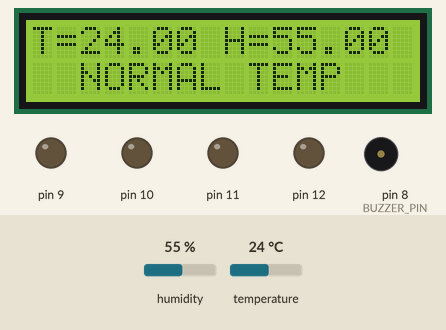
Simulated run of this sketch. Board: Arduino Uno, built with avr-gcc and run on an emulated ATmega328P. On the bench: 16×2 character LCD, output pins drawn as LEDs (lit = HIGH), buzzer (waves = sounding). The test bench sets the inputs (shaded band); at power-on: temperature 24 °C, humidity 55 %.

Above: at 1.2 s.
1.3 s: temperature set to 34 °C
At 2.7 s:
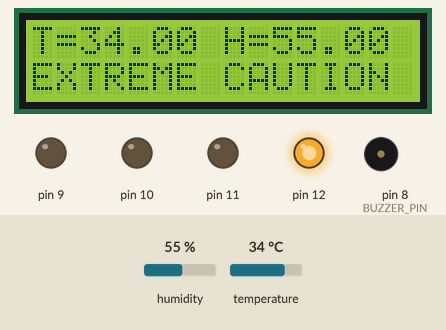
3.7 s: temperature set to 37 °C
At 5.5 s:
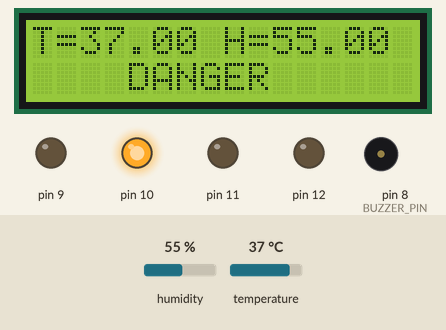
7.9 s: temperature set to 28 °C
At 9.4 s:
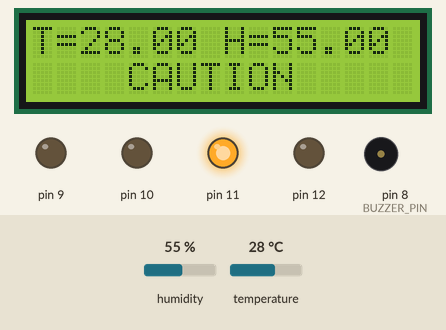
10.1 s: temperature set to 41 °C
At 11.4 s:
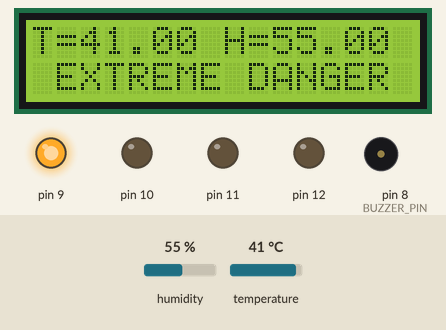
14.3 s: humidity set to 68 %
At 15.29 s:
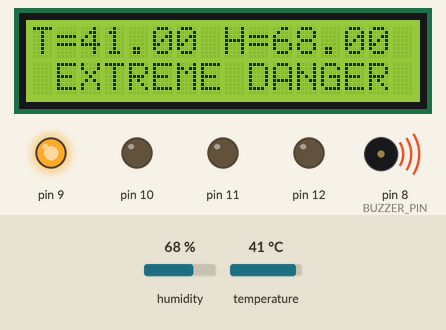
16.9 s: humidity set to 46 %
At 19.2 s:
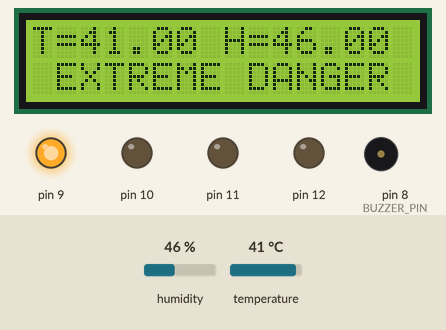
19.8 s: humidity set to 43 %
Timing chart, 0 to 22.3 s (numbered marks = the images above; inputs shaded):
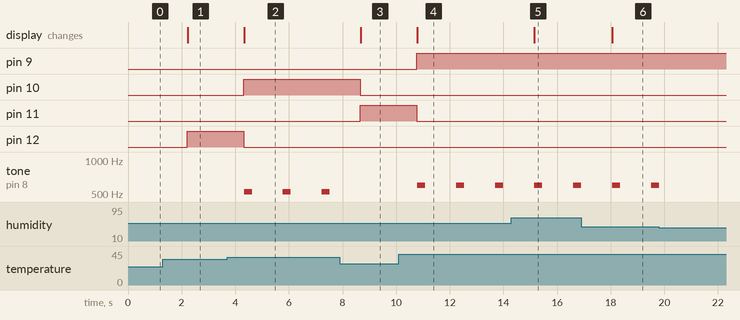

Measured:
- the behaviour switches between 35 and 36 °C on temperature (found by bisection; images 1 and 2)
- after the input at 1.3 s, pin 12: LOW → HIGH after 0.91 s; the display: changes after 0.93 s (image 1)
- after the input at 3.7 s, pin 10: LOW → HIGH after 0.62 s; pin 12: HIGH → LOW after 0.62 s; tone on pin 8 (BUZZER_PIN): alternates 523 Hz for 0.30 s and silent for 1.1 s, starting after 0.63 s; the display: changes after 0.63 s (image 2)
- after the input at 7.9 s, pin 10: HIGH → LOW after 0.77 s; pin 11: LOW → HIGH after 0.77 s; tone on pin 8 (BUZZER_PIN): stays silent (without the input it goes to 523 Hz after 0.77 s); the display: changes after 0.77 s (image 3)
- after the input at 10.1 s, pin 9: LOW → HIGH after 0.66 s; pin 11: HIGH → LOW after 0.66 s; tone on pin 8 (BUZZER_PIN): alternates 600 Hz for 0.30 s and silent for 1.2 s, starting after 0.68 s; the display: changes after 0.68 s (image 4)
- after the input at 14.3 s, the display: changes after 0.84 s (image 5)
- after the input at 16.9 s, the display: changes after 1.2 s (image 6)
- after the input at 19.8 s, tone on pin 8 (BUZZER_PIN): goes on until 19.8 s, then stays silent

The sketch:

heat_index.ino
```cpp
#include <dht.h>
#include <Wire.h>
#include <LiquidCrystal_I2C.h>

dht DHT;
#define DHT11_PIN 7
#define BUZZER_PIN 8

// Set the LCD address to 0x27 for a 16 chars and 2 line display
LiquidCrystal_I2C lcd(0x27, 16, 2);

void setup() {
  pinMode(11, OUTPUT);
  pinMode(12, OUTPUT);
  pinMode(10, OUTPUT);
  pinMode(9, OUTPUT);
  pinMode(BUZZER_PIN, OUTPUT);

  lcd.begin();// Initialize the LCD

  lcd.backlight();   // Turn on the backlight
}

void loop() {
  int chk = DHT.read11(DHT11_PIN);

  if (DHT.temperature >= 27 && DHT.temperature <= 31 && DHT.humidity >=45) {
    lcd.clear();
    lcd.setCursor(0, 0);
    lcd.print("T=");
    lcd.print(DHT.temperature);
    lcd.setCursor(8, 0);
    lcd.print("H=");
    lcd.print(DHT.humidity);

    digitalWrite(11, HIGH);
    digitalWrite(12, LOW);
    digitalWrite(9, LOW);
    digitalWrite(10, LOW);
    lcd.setCursor(4, 1);
    lcd.print("CAUTION");
    noTone(BUZZER_PIN);
  }
  else if (DHT.temperature >= 32 && DHT.temperature <=35 &&  DHT.humidity >= 45) {
    lcd.clear();
    lcd.setCursor(0, 0);
    lcd.print("T=");
    lcd.print(DHT.temperature);
    lcd.setCursor(8, 0);
    lcd.print("H=");
    lcd.print(DHT.humidity);

    digitalWrite(12, HIGH);
    digitalWrite(11, LOW);
    digitalWrite(10, LOW);
    digitalWrite(9, LOW);
    lcd.setCursor(0, 1);
    lcd.print("EXTREME CAUTION");
  }
  else if (DHT.temperature >= 36 &&  DHT.temperature <=40 &&  DHT.humidity >= 45) {
    lcd.clear();
    lcd.setCursor(0, 0);
    lcd.print("T=");
    lcd.print(DHT.temperature);
    lcd.setCursor(8, 0);
    lcd.print("H=");
    lcd.print(DHT.humidity);

    digitalWrite(12, LOW);
    digitalWrite(11, LOW);
    digitalWrite(10, HIGH);
    digitalWrite(9, LOW);
    lcd.setCursor(4, 1);
    lcd.print("DANGER");

    tone(BUZZER_PIN, 523, 300);
    delay(300);
    noTone(BUZZER_PIN);
    delay(100);
  }
  else if (DHT.temperature >= 41 &&  DHT.humidity >= 45) {
    lcd.clear();
    lcd.setCursor(0, 0);
    lcd.print("T=");
    lcd.print(DHT.temperature);
    lcd.setCursor(8, 0);
    lcd.print("H=");
    lcd.print(DHT.humidity);

    digitalWrite(12, LOW);
    digitalWrite(11, LOW);
    digitalWrite(10, LOW);
    digitalWrite(9, HIGH);
    lcd.setCursor(1, 1);
    lcd.print("EXTREME DANGER");

    tone(BUZZER_PIN, 600, 500);
    delay(300);
    noTone(BUZZER_PIN);
    delay(100);
  }
  else if (DHT.temperature <= 27) {
    lcd.clear();
    lcd.setCursor(0, 0);
    lcd.print("T=");
    lcd.print(DHT.temperature);
    lcd.setCursor(8, 0);
    lcd.print("H=");
    lcd.print(DHT.humidity);

    digitalWrite(12, LOW);
    digitalWrite(11, LOW);
    digitalWrite(10, LOW);
    digitalWrite(9, LOW);
    lcd.setCursor(2, 1);
    lcd.print("NORMAL TEMP");
  }
  delay(1000);
}
```
